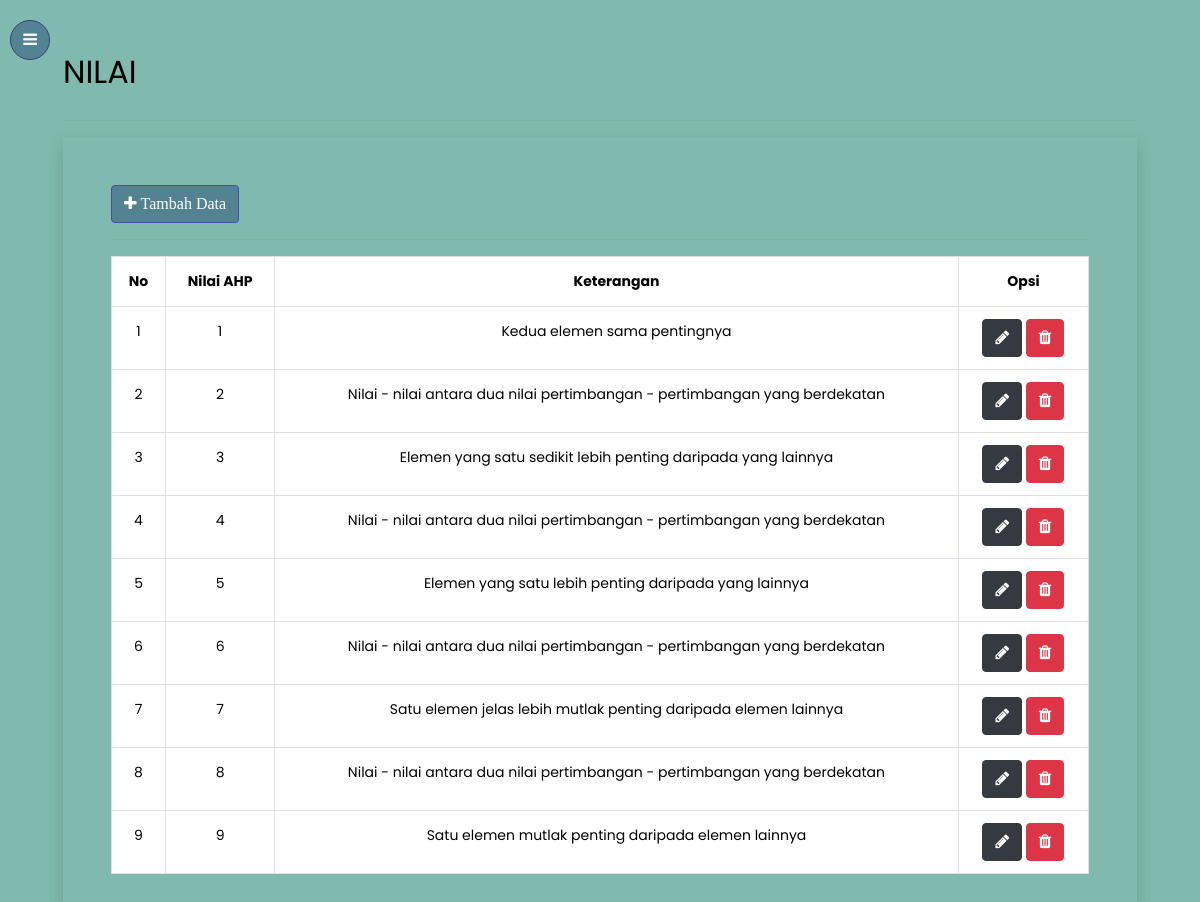
Screenshot of /admin/nilai.php (signed in) with the database file from the repository.
### tables this page shows
CREATE TABLE `tbl_nilai` (
  `id_nilai` int(11) NOT NULL,
  `nilai` double NOT NULL,
  `ket` text NOT NULL
);

### admin/nilai.php (the view, shortened to what this page needs)
<?php
include"header.php";
?>
<h2 class="mb-4">NILAI</h2>
<hr>
            <div class="shadow p-5">
                <a href="nilai-simpan.php" class="btn btn-primary" style="background-color: #538392"><span class="fa fa-plus" > Tambah Data</span></a>
                <hr>
                <table class="table table-bordered">
                    <tr>
                        <th class="text-center">No</th>
                        <th class="text-center">Nilai AHP</th>
                        <th class="text-center">Keterangan</th>
                        <th class="text-center">Opsi</th>
                    </tr>
                    <?php
                    $data = mysqli_query($conn, "SELECT * FROM tbl_nilai ORDER BY id_nilai");
                    $no=1;
                    while ($a=mysqli_fetch_array($data)) {?>
                    <tr>
                        <td class="text-center"><?= $no++ ?></td>
                        <td class="text-center"><?= $a['nilai']?></td>
                        <td class="text-center"><?= $a['ket']?></td>
                        <td class="text-center">
                            <a href="nilai-ubah.php?id_nilai=<?= $a['id_nilai'] ?>" class="btn btn-dark"><span class="fa fa-pencil"></span></a>
                            <a href="nilai.php?id_nilai=<?= $a['id_nilai'] ?>&aksi=hapus" class="btn btn-danger"><span class="fa fa-trash"></span></a>
                        </td>
                    </tr>
                    <?php } ?>
                </table>
            </div>

### rows the page displays
tbl_nilai: nilai "1", ket "Kedua elemen sama pentingnya"
tbl_nilai: nilai "2", ket "Nilai - nilai antara dua nilai pertimbangan - pertimbangan yang berdekatan"
tbl_nilai: nilai "3", ket "Elemen yang satu sedikit lebih penting daripada yang lainnya"
tbl_nilai: nilai "4", ket "Nilai - nilai antara dua nilai pertimbangan - pertimbangan yang berdekatan"
tbl_nilai: nilai "5", ket "Elemen yang satu lebih penting daripada yang lainnya"
tbl_nilai: nilai "6", ket "Nilai - nilai antara dua nilai pertimbangan - pertimbangan yang berdekatan"
tbl_nilai: nilai "7", ket "Satu elemen jelas lebih mutlak penting daripada elemen lainnya"
tbl_nilai: nilai "8", ket "Nilai - nilai antara dua nilai pertimbangan - pertimbangan yang berdekatan"
tbl_nilai: nilai "9", ket "Satu elemen mutlak penting daripada elemen lainnya"
